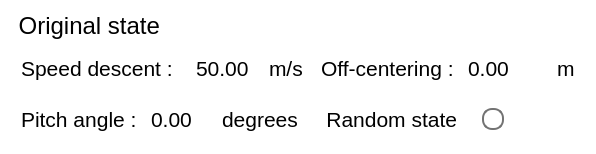
           <widget class="QFrame" name="original_state">
            <property name="styleSheet">
             <string notr="true"> background-color: transparent;
border-bottom: none;
border-right: none;
border-left: none;</string>
            </property>
            <property name="frameShape">
             <enum>QFrame::Shape::StyledPanel</enum>
            </property>
            <property name="frameShadow">
             <enum>QFrame::Shadow::Raised</enum>
            </property>
            <layout class="QVBoxLayout" name="verticalLayout_6">
             <item>
              <widget class="QLabel" name="label_14">
               <property name="font">
                <font>
                 <family>Segoe UI</family>
                 <pointsize>18</pointsize>
                 <fontweight>DemiBold</fontweight>
                </font>
               </property>
               <property name="styleSheet">
                <string notr="true">border-top: none;</string>
               </property>
               <property name="text">
                <string> Original state</string>
               </property>
              </widget>
             </item>
             <item>
              <widget class="QFrame" name="frame_3">
               <property name="styleSheet">
                <string notr="true">border-top: none;</string>
               </property>
               <property name="frameShape">
                <enum>QFrame::Shape::StyledPanel</enum>
               </property>
               <property name="frameShadow">
                <enum>QFrame::Shadow::Raised</enum>
               </property>
               <layout class="QHBoxLayout" name="horizontalLayout_11" stretch="1,1">
                <property name="spacing">
                 <number>0</number>
                </property>
                <property name="leftMargin">
                 <number>0</number>
                </property>
                <property name="topMargin">
                 <number>0</number>
                </property>
                <property name="rightMargin">
                 <number>0</number>
                </property>
                <property name="bottomMargin">
                 <number>0</number>
                </property>
                <item>
                 <widget class="QFrame" name="frame_2">
                  <property name="styleSheet">
                   <string notr="true">border-top: none;</string>
                  </property>
                  <property name="frameShape">
                   <enum>QFrame::Shape::StyledPanel</enum>
                  </property>
                  <property name="frameShadow">
                   <enum>QFrame::Shadow::Raised</enum>
                  </property>
                  <layout class="QHBoxLayout" name="horizontalLayout_9" stretch="1,0,3,0,0">
                   <property name="spacing">
                    <number>0</number>
                   </property>
                   <item>
                    <widget class="QLabel" name="label_15">
                     <property name="sizePolicy">
                      <sizepolicy hsizetype="Fixed" vsizetype="Preferred">
                       <horstretch>0</horstretch>
                       <verstretch>0</verstretch>
                      </sizepolicy>
                     </property>
                     <property name="font">
                      <font>
                       <family>Segoe UI</family>
                       <pointsize>16</pointsize>
                      </font>
                     </property>
                     <property name="text">
                      <string>Speed descent : </string>
                     </property>
                    </widget>
                   </item>
                   <item>
                    <spacer name="horizontalSpacer_23">
                     <property name="orientation">
                      <enum>Qt::Orientation::Horizontal</enum>
                     </property>
                     <property name="sizeType">
                      <enum>QSizePolicy::Policy::Fixed</enum>
                     </property>
                     <property name="sizeHint" stdset="0">
                      <size>
                       <width>15</width>
                       <height>20</height>
                      </size>
                     </property>
                    </spacer>
                   </item>
                   <item>
                    <widget class="FreeInputSpinBox" name="doubleSpinBox">
                     <property name="sizePolicy">
                      <sizepolicy hsizetype="Fixed" vsizetype="Fixed">
                       <horstretch>0</horstretch>
                       <verstretch>0</verstretch>
                      </sizepolicy>
                     </property>
                     <property name="font">
                      <font>
                       <family>Segoe UI</family>
                       <pointsize>16</pointsize>
                      </font>
                     </property>
                     <property name="styleSheet">
                      <string notr="true">background-color:rgb(255, 255, 255)</string>
                     </property>
                     <property name="buttonSymbols">
                      <enum>QAbstractSpinBox::ButtonSymbols::NoButtons</enum>
                     </property>
                     <property name="suffix">
                      <string/>
                     </property>
                     <property name="minimum">
                      <double>50.000000000000000</double>
                     </property>
                     <property name="maximum">
                      <double>70.000000000000000</double>
                     </property>
                    </widget>
                   </item>
                   <item>
                    <spacer name="horizontalSpacer_22">
                     <property name="orientation">
                      <enum>Qt::Orientation::Horizontal</enum>
                     </property>
                     <property name="sizeType">
                      <enum>QSizePolicy::Policy::Fixed</enum>
                     </property>
                     <property name="sizeHint" stdset="0">
                      <size>
                       <width>15</width>
                       <height>20</height>
                      </size>
                     </property>
                    </spacer>
                   </item>
                   <item>
                    <widget class="QLabel" name="label_80">
                     <property name="font">
                      <font>
                       <family>Segoe UI</family>
                       <pointsize>16</pointsize>
                      </font>
                     </property>
                     <property name="text">
                      <string>m/s</string>
                     </property>
                    </widget>
                   </item>
                  </layout>
                 </widget>
                </item>
                <item>
                 <widget class="QFrame" name="frame_4">
                  <property name="styleSheet">
                   <string notr="true">border-top: none;</string>
                  </property>
                  <property name="frameShape">
                   <enum>QFrame::Shape::StyledPanel</enum>
                  </property>
                  <property name="frameShadow">
                   <enum>QFrame::Shadow::Raised</enum>
                  </property>
                  <layout class="QHBoxLayout" name="horizontalLayout_10" stretch="1,4,0,0">
                   <item>
                    <widget class="QLabel" name="label_16">
                     <property name="sizePolicy">
                      <sizepolicy hsizetype="Fixed" vsizetype="Preferred">
                       <horstretch>0</horstretch>
                       <verstretch>0</verstretch>
                      </sizepolicy>
                     </property>
                     <property name="font">
                      <font>
                       <family>Segoe UI</family>
                       <pointsize>16</pointsize>
                      </font>
                     </property>
                     <property name="text">
                      <string>Off-centering : </string>
                     </property>
                    </widget>
                   </item>
                   <item>
                    <widget class="FreeInputSpinBox" name="doubleSpinBox_2">
                     <property name="sizePolicy">
                      <sizepolicy hsizetype="Fixed" vsizetype="Fixed">
                       <horstretch>0</horstretch>
                       <verstretch>0</verstretch>
                      </sizepolicy>
                     </property>
                     <property name="maximumSize">
                      <size>
                       <width>70</width>
                       <height>16777215</height>
                      </size>
                     </property>
                     <property name="font">
                      <font>
                       <family>Segoe UI</family>
                       <pointsize>16</pointsize>
                      </font>
                     </property>
                     <property name="styleSheet">
                      <string notr="true">background-color:rgb(255, 255, 255)</string>
                     </property>
                     <property name="buttonSymbols">
                      <enum>QAbstractSpinBox::ButtonSymbols::NoButtons</enum>
                     </property>
                     <property name="suffix">
                      <string/>
                     </property>
                     <property name="minimum">
                      <double>-150.000000000000000</double>
                     </property>
                     <property name="maximum">
                      <double>150.000000000000000</double>
                     </property>
                    </widget>
                   </item>
                   <item>
                    <spacer name="horizontalSpacer_24">
                     <property name="orientation">
                      <enum>Qt::Orientation::Horizontal</enum>
                     </property>
                     <property name="sizeType">
                      <enum>QSizePolicy::Policy::Fixed</enum>
                     </property>
                     <property name="sizeHint" stdset="0">
                      <size>
                       <width>15</width>
                       <height>20</height>
                      </size>
                     </property>
                    </spacer>
                   </item>
                   <item>
                    <widget class="QLabel" name="label_81">
                     <property name="font">
                      <font>
                       <family>Segoe UI</family>
                       <pointsize>16</pointsize>
                      </font>
                     </property>
                     <property name="text">
                      <string>m</string>
                     </property>
                    </widget>
                   </item>
                  </layout>
                 </widget>
                </item>
               </layout>
              </widget>
             </item>
             <item>
              <widget class="QFrame" name="frame_6">
               <property name="styleSheet">
                <string notr="true">border-top: none;</string>
               </property>
               <property name="frameShape">
                <enum>QFrame::Shape::StyledPanel</enum>
               </property>
               <property name="frameShadow">
                <enum>QFrame::Shadow::Raised</enum>
               </property>
               <layout class="QHBoxLayout" name="horizontalLayout_13" stretch="1,1">
                <property name="spacing">
                 <number>18</number>
                </property>
                <property name="leftMargin">
                 <number>0</number>
                </property>
                <property name="topMargin">
                 <number>0</number>
                </property>
                <property name="rightMargin">
                 <number>0</number>
                </property>
                <property name="bottomMargin">
                 <number>0</number>
                </property>
                <item>
                 <widget class="QFrame" name="frame_5">
                  <property name="styleSheet">
                   <string notr="true">border-top: none;</string>
                  </property>
                  <property name="frameShape">
                   <enum>QFrame::Shape::StyledPanel</enum>
                  </property>
                  <property name="frameShadow">
                   <enum>QFrame::Shadow::Raised</enum>
                  </property>
                  <layout class="QHBoxLayout" name="horizontalLayout_12" stretch="0,4,0">
                   <item>
                    <widget class="QLabel" name="label_17">
                     <property name="sizePolicy">
                      <sizepolicy hsizetype="Fixed" vsizetype="Preferred">
                       <horstretch>0</horstretch>
                       <verstretch>0</verstretch>
                      </sizepolicy>
                     </property>
                     <property name="font">
                      <font>
                       <family>Segoe UI</family>
                       <pointsize>16</pointsize>
                      </font>
                     </property>
                     <property name="text">
                      <string>Pitch angle : </string>
                     </property>
                    </widget>
                   </item>
                   <item>
                    <widget class="FreeInputSpinBox" name="doubleSpinBox_3">
                     <property name="sizePolicy">
                      <sizepolicy hsizetype="Fixed" vsizetype="Fixed">
                       <horstretch>0</horstretch>
                       <verstretch>0</verstretch>
                      </sizepolicy>
                     </property>
                     <property name="maximumSize">
                      <size>
                       <width>70</width>
                       <height>16777215</height>
                      </size>
                     </property>
                     <property name="font">
                      <font>
                       <family>Segoe UI</family>
                       <pointsize>16</pointsize>
                      </font>
                     </property>
                     <property name="styleSheet">
                      <string notr="true">background-color:rgb(255, 255, 255)</string>
                     </property>
                     <property name="buttonSymbols">
                      <enum>QAbstractSpinBox::ButtonSymbols::NoButtons</enum>
                     </property>
                     <property name="suffix">
                      <string/>
                     </property>
                     <property name="minimum">
                      <double>-90.000000000000000</double>
                     </property>
                     <property name="maximum">
                      <double>90.000000000000000</double>
                     </property>
                    </widget>
                   </item>
                   <item>
                    <widget class="QLabel" name="label_82">
                     <property name="font">
                      <font>
                       <family>Segoe UI</family>
                       <pointsize>16</pointsize>
                      </font>
                     </property>
                     <property name="text">
                      <string>degrees</string>
                     </property>
                    </widget>
                   </item>
                  </layout>
                 </widget>
                </item>
                <item alignment="Qt::AlignmentFlag::AlignRight">
                 <widget class="QRadioButton" name="radioButton">
                  <property name="font">
                   <font>
                    <family>Segoe UI</family>
                    <pointsize>16</pointsize>
                   </font>
                  </property>
                  <property name="layoutDirection">
                   <enum>Qt::LayoutDirection::RightToLeft</enum>
                  </property>
                  <property name="styleSheet">
                   <string notr="true">QRadioButton {
    spacing: 25px;          /* 文字与圆圈之间的间距 */
}
/* 2. 定制未选中时的圆圈样式 */
QRadioButton::indicator {
    width: 18px;           /* 圆圈宽度 */
    height: 18px;          /* 圆圈高度 */
    border-radius: 10px;    /* 设置为宽度的一半即为正圆 */
    border: 2px solid rgb(115, 115, 115); /* 边框颜色 */
    background-color: white;
}

/* 3. 定制选中时的圆圈样式 */
QRadioButton::indicator:checked {
    background-color: rgb(115, 115, 115); /* 选中后的中心颜色（绿色） */
    border: 2px solid rgb(115, 115, 115); /* 选中后的边框颜色 */
}</string>
                  </property>
                  <property name="text">
                   <string>Random state</string>
                  </property>
                 </widget>
                </item>
               </layout>
              </widget>
             </item>
            </layout>
           </widget>
